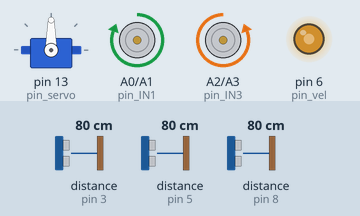
This sketch was run on a simulated Arduino Uno, built with avr-gcc and run on an emulated ATmega328P. Parts: servo, motor-driver pin pairs drawn as motors (green arrow = first pin HIGH = forward, orange = second pin HIGH = backward, longer = more drive), output pins drawn as LEDs (lit = HIGH). Wiring (inferred from the names in the program): 3 × ultrasonic range finder: trigger pin 2, echo pin 3 / trigger pin 4, echo pin 5 / trigger pin 7, echo pin 8. Dashed ring = blinking. The inputs (shaded band) are chosen by the test bench; at power-on: distance to the obstacle (sensors on pin 3, pin 5, pin 8) 80 cm. The echo pulse lasts 58.3 µs per cm; pins used as bus, display or sensor lines are not drawn.

Above: at 1.2 s.
1.3 s: distance to the obstacle (sensor on pin 3) set to 2 cm
At 2.7 s:
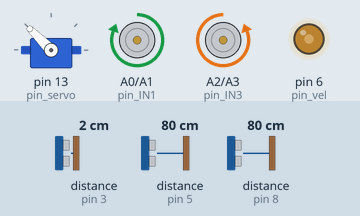
4.3 s: distance to the obstacle (sensor on pin 5) set to 39 cm
At 4.9 s:
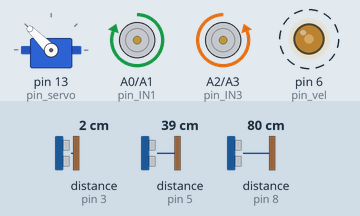
7.3 s: distance to the obstacle (sensor on pin 5) set to 30 cm
10.3 s: distance to the obstacle (sensor on pin 8) set to 4 cm
11.8 s: distance to the obstacle (sensor on pin 8) set to 2 cm
At 13.2 s:
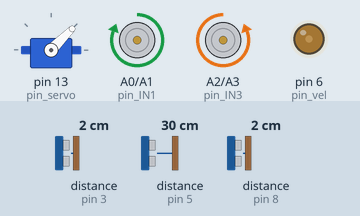
14.8 s: distance to the obstacle (sensor on pin 5) set to 18 cm
16.3 s: distance to the obstacle (sensor on pin 5) set to 14 cm
At 16.9 s:
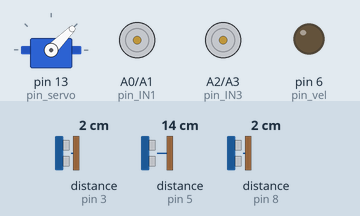
Timing chart, 0 to 19.3 s (numbered marks = the images above; inputs shaded):
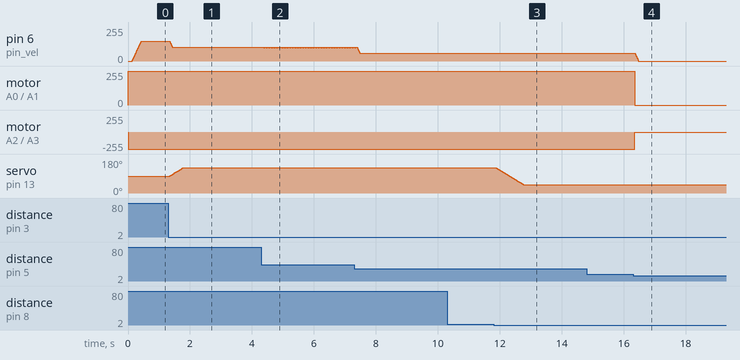

The sketch:

tcc-carrinho-autonomo.ino
```cpp
// --- Inclusão das bibliotecas ---
#include <Servo.h>
#include <math.h>

// --- Declaração das variáveis ---
const bool // Variáveis que determinam o sentido de rotação dos motores
           estado_pin_I1 = HIGH,
           estado_pin_I2 = LOW,
           estado_pin_I3 = LOW,
           estado_pin_I4 = HIGH;

const byte // Variáveis que determinam as distâncias máxima e mínima de detecção
           d_max = 40,
           d_min = 6,
           // Magnitude do vetor F_t (constante) (definido de acordo com testes no robô)
           magnitude_F_t = 40,
           // Valor do delay usado no final da medição de um sensor ultrassônico
           delay_ultrass = 10;

int // Variáveis usadas para mover o servomotor
    posicao_desejada,
    posicao_atual,
    // Variáveis usadas pra mudar a velocidade do motor
    vel_desejada,
    vel_atual;

float // Armazena o ângulo do vetor resultante
      angulo,
      // Matriz dos vetores (pares ordenados)
      // Linhas:
      // [0]: Vetor esquerda; [1]: Vetor frente; [2]: Vetor direita; [3]: F_r; [4]: F_t; [5]: Vetor resultante
      // Colunas:
      // [0]: x; [1]: y
      vetores[6][2],
      // Magnitude do vetor resultante R
      magnitude_R;

const float // Angulação dos vetores (radianos)
            // [0]: Angulação do vetor gerado pelo sensor da esquerda; [1]: '' '' da frente; [2]: '' '' da direita
            ang_vetores[3] = {(120-180)*(3.14159265/180)/*120º*/, (90-180)*(3.14159265/180)/*90º*/, (60-180)*(3.14159265/180)/*60º*/};

long // Variáveis usadas para o cálculo da distância nos sensores ultrassônicos
     duracao,
     distancia,
     // Variável que armazena os valores das distâncias medidas dos sensores (cm)
     // Linha:
     // [0]: Medição do sensor da esquerda; [1]: Medição da frente; [2]: Medição da direita
     // Coluna:
     // [0]: Medição N-2; [1]: Medição N-1; [2]: Medição N; [3]: Média das 3 medições
     sensores[3][4];

// Portas do Arduino
const byte pin_trigger_esq = 2,
           pin_echo_esq = 3,
           pin_trigger_frente = 4,
           pin_echo_frente = 5,
           pin_trigger_dir = 7,
           pin_echo_dir = 8,
           pin_vel = 6, // Os dois motores estão ligados ao mesmo pino de velocidade
           pin_servo = 13, // Controle do servo
           pin_IN1 = A0,
           pin_IN2 = A1,
           pin_IN3 = A2,
           pin_IN4 = A3;

Servo servo; // Cria um objeto servo


// --- Início do programa --- --- Início do programa --- --- Início do programa ---

// Rotina de Interrupção do Timer2 (8 bits)
// Será usado para mover o servomotor em etapas, de forma mais suave
// Também usado para mudar a rotação dos motores, de forma suave
ISR(TIMER2_OVF_vect) // Interrupt Service Routine (Timer2 por overflow)
{
  // Reinicializa o registrador do Timer2, o valor de contagem do Timer2
  // Conta de 100 até 256 (8 bits)
  TCNT2=100;


  // Aqui faz o que tem que fazer a cada interrupção

  // Move o servo em etapas, da posição atual até a posição desejada, a cada estouro do Timer2
  if(posicao_atual < posicao_desejada) // Tem que ir mais à direita
  {
    posicao_atual++;
    servo.write(180-posicao_atual);
  }
  else if(posicao_atual > posicao_desejada) // Tem que ir mais à esquerda
  {
    posicao_atual--;
    servo.write(180-posicao_atual);
  }
  // Se for igual, não faz nada, já está no ângulo certo

  // Mudança da velocidade
  // 0 - - - - - - - 255
  if(vel_atual < vel_desejada)
  {
    vel_atual = vel_atual + 5;
    analogWrite(pin_vel, vel_atual);
  }
  else if(vel_atual > vel_desejada)
  {
    vel_atual = vel_atual - 5;
    analogWrite(pin_vel, vel_atual);
  }
  // Se for igual, não faz nada, já está na velocidade certa
}

// Procedimento que faz a medição de distância de um sensor ultrassônico (cm)
void SonarSensor(int trigPin,int echoPin)
{
  digitalWrite(trigPin, LOW);
  delayMicroseconds(2);
  digitalWrite(trigPin, HIGH);
  delayMicroseconds(10); // Manda +5V por 10 microsegundos para ativar o Trigger
  digitalWrite(trigPin, LOW);
  delayMicroseconds(2);
  duracao = pulseIn(echoPin, HIGH); // Conta o tempo para o sensor receber o sinal do Trigger
  distancia = duracao*340/20000; // Em centímetros
  // Distancia = ("travel time"/2)*velocidade do som
  // "Travel time" = pulseIn(), dá o resultado em microssegundos. Converter para segundos: dividir por 1.000.000 (1s = 1000000us)
  // Queremos a distância em cm, em vez de m. Temos que multiplicar por 1000 (1m = 1000cm)
  // (340/2)/(1000000)*(1000) = 340/20000
}

void medir_distancias()
{
  // Zona de detecção: entre 0 e d_max
  // Se obstáculo está mais longe que d_max, o sensor vai medir só até d_max, assume valor máximo (d_max)
  // Faz média das 3 últimas medições

  // Sensor Esquerda:
  SonarSensor(pin_trigger_esq, pin_echo_esq);
  if(distancia > d_max)
  {
    distancia = d_max;
  }
  sensores[0][2] = distancia; // Coluna [2]: Medição atual
  // Fazer média e salvar na coluna [3] (média das medições)
  sensores[0][3] = (sensores[0][0] + sensores[0][1] + sensores[0][2])/3;
  // Deslocar valores medidos (medição atual vira última medição, ultima vira penúltima...), libera o lugar da medição atual para a próxima
  for(int i=0; i<2; i++)
  {
    sensores[0][i] = sensores[0][i+1];
  }
  delay(delay_ultrass);

  // Sensor Frente:
  SonarSensor(pin_trigger_frente, pin_echo_frente);
  if(distancia > d_max)
  {
    distancia = d_max;
  }
  sensores[1][2] = distancia; // Coluna [2]: Medição atual
  // Fazer média e salvar na coluna [3] (média das medições)
  sensores[1][3] = (sensores[1][0] + sensores[1][1] + sensores[1][2])/3;
  // Deslocar valores medidos (medição atual vira última medição, ultima vira penúltima...), libera o lugar da medição atual para a próxima
  for(int i=0; i<2; i++)
  {
    sensores[1][i] = sensores[1][i+1];
  }
  delay(delay_ultrass);

  // Sensor Direita:
  SonarSensor(pin_trigger_dir, pin_echo_dir);
  if(distancia > d_max)
  {
    distancia = d_max;
  }
  sensores[2][2] = distancia; // Coluna [2]: Medição atual
  // Fazer média e salvar na coluna [3] (média das medições)
  sensores[2][3] = (sensores[2][0] + sensores[2][1] + sensores[2][2])/3;
  // Deslocar valores medidos (medição atual vira última medição, ultima vira penúltima...), libera o lugar da medição atual para a próxima
  for(int i=0; i<2; i++)
  {
    sensores[2][i] = sensores[2][i+1];
  }
  delay(delay_ultrass);
}


// SETUP SETUP SETUP
void setup()
{
  Serial.begin (9600);

  pinMode(pin_trigger_esq, OUTPUT);
  pinMode(pin_trigger_frente, OUTPUT);
  pinMode(pin_trigger_dir, OUTPUT);
  pinMode(pin_echo_esq, INPUT);
  pinMode(pin_echo_frente, INPUT);
  pinMode(pin_echo_dir, INPUT);
  pinMode(pin_IN1, OUTPUT);
  pinMode(pin_IN2, OUTPUT);
  pinMode(pin_vel, OUTPUT);
  pinMode(pin_IN3, OUTPUT);
  pinMode(pin_IN4, OUTPUT);

  servo.attach(pin_servo); // Anexa o servomotor (físico), no pino "pin_servo", ao objeto "servo" (lógico)

  // Servomotor começa posicionado no meio
  posicao_desejada = 90;
  posicao_atual = posicao_desejada;
  servo.write(posicao_atual);

  // Começa parado, pronto pra andar pra frente
  vel_desejada = 0;
  vel_atual = vel_desejada;
  // Programa o sentido de rotação dos motores
  digitalWrite(pin_IN1, estado_pin_I1);
  digitalWrite(pin_IN2, estado_pin_I2);
  digitalWrite(pin_IN3, estado_pin_I3);
  digitalWrite(pin_IN4, estado_pin_I4);

  // Cofiguração de registradores (estouro do Timer2, a cada 10 ms)
  TCCR2A = 0x00;   // Timer operando em modo normal
  TCCR2B = 0x07;   // Prescaler 1:1024
  TCNT2  = 100;    // Valor inicial de contagem, até chegar em 256 e estourar, dá 10 ms
  TIMSK2 = 0x01;   // Habilita interrupção do Timer2
  // Estouro = Timer2_cont x prescaler x ciclo de máquina
  // Ciclo de máquina = 1/Fosc = 1/16E6 = 62,5ns = 62,5E-9s
  // Estouro = (256 - 100) x 1024 x 62,5E-9 = 9,98ms

  // Realiza as duas primeiras medições dos sensores
  for(int i=0; i<2; i++)
  {
    // Esquerda
    SonarSensor(pin_trigger_esq, pin_echo_esq);
    if(distancia > d_max)
    {
      distancia = d_max;
    }
    sensores[0][i] = distancia;
    delay(delay_ultrass);
    // Frente
    SonarSensor(pin_trigger_frente, pin_echo_frente);
    if(distancia > d_max)
    {
      distancia = d_max;
    }
    sensores[1][i] = distancia;
    delay(delay_ultrass);
    // Direita
    SonarSensor(pin_trigger_dir, pin_echo_dir);
    if(distancia > d_max)
    {
      distancia = d_max;
    }
    sensores[2][i] = distancia;
    delay(delay_ultrass);
  }

  // Cria o vetor F_t (vetor de atração para frente - o carrinho procura sempre ir pra frente)
  vetores[4][0] = magnitude_F_t*cos(90*(3.14159265/180)/*90º*/); // Componente x do vetor
  vetores[4][1] = magnitude_F_t*sin(90*(3.14159265/180)/*90º*/); // Componente y
}

void loop()
{
  // Medir distância dos obstáculos
  medir_distancias();

  /*Serial.print(sensores[0][3]);
  Serial.print(" - ");
  Serial.print(sensores[1][3]);
  Serial.print(" - ");
  Serial.println(sensores[2][3]);*/

  // Controle de direção //

  // O carrinho se movimenta baseado na ideia de forças puxando ele para os lados, indo na direção da força resultante
  // Os sensores geram vetores de repulsão: quanto mais próximo o obstáculo (menor a medição), maior o vetor de repulsa, na direção do sensor
  // Vetores em coordenadas cartesianas (pares ordenados)
  for(int i = 0; i < 3; i++) // 1 a 3 (sensores)
  {
    vetores[i][0] = (d_max - sensores[i][3])*cos(ang_vetores[i]); // Componente x do vetor
    vetores[i][1] = (d_max - sensores[i][3])*sin(ang_vetores[i]); // Componente y
  }

  // Deve ser criado o vetor F_r (soma vetorial de todos os vetores de repulsa)
  vetores[3][0] =  vetores[0][0] + vetores[1][0] + vetores[2][0];
  vetores[3][1] =  vetores[0][1] + vetores[1][1] + vetores[2][1];

  // Vetor F_t já foi criado no SETUP (vetor de atração para frente - o carrinho procura sempre ir pra frente)

  // Cálculo do vetor resultante entre F_r e F_t
  vetores[5][0] =  vetores[3][0] + vetores[4][0];
  vetores[5][1] =  vetores[3][1] + vetores[4][1];

  // Calcular ângulo da direção do vetor resultante da soma vetorial
  angulo = atan2(vetores[5][1], vetores[5][0]) * (180/3.14159265); // Arco tagente de vetores[3][1]/vetores[3][0] * conversão p/ graus
  // -180 <= angulo < 180
  // Se o valor do ângulo resultante estiver entre -180 e -90, está no terceiro quadrante, o carro tem que virar para a esquerda
  if(angulo < -90) // Terceiro quadrante
  {
    angulo = angulo + 360;
  }

  // Carrinho só pode virar entre 45º e 135º
  if(angulo > 135)
  {
    posicao_desejada = 135;
  }
  else if(angulo < 45)
  {
    posicao_desejada = 45;
  }
  else
  {
    posicao_desejada = angulo;
  }

  /*Serial.print(angulo);
  Serial.print(" - ");
  Serial.println(posicao_desejada);*/

  // Controle da velocidade //

  if((sensores[0][3] + sensores[1][3] + sensores[2][3]) < 3*d_min)
  {
    vel_desejada = 0; // Velocidade 0
    // Carrinho freia
    digitalWrite(pin_IN1, HIGH);
    digitalWrite(pin_IN2, HIGH);
    digitalWrite(pin_IN3, HIGH);
    digitalWrite(pin_IN4, HIGH);
  }
  else
  {
    if((angulo < 180) && (angulo > 0)) // Vetor positivo
    {
      magnitude_R = sqrt( sq(vetores[5][0]) + sq(vetores[5][1]) );
      vel_desejada = map(magnitude_R, 0, magnitude_F_t, 60, 150); // Velocidade é "proporcional" ao tamanho do vetor resultante*/
    }
    else // Vetor negativo
    {
      // Velocidade mínima
      vel_desejada = 60;
    }
    // Motores rodam no sentido programado
    digitalWrite(pin_IN1, estado_pin_I1);
    digitalWrite(pin_IN2, estado_pin_I2);
    digitalWrite(pin_IN3, estado_pin_I3);
    digitalWrite(pin_IN4, estado_pin_I4);
  }
  /*Serial.println(min(sensores[0][3], min(sensores[1][3], sensores[2][3])));*/
}
```

Measured:
- the behaviour switches between 3 and 2 cm on distance to the obstacle (sensor on pin 8) (found by bisection; images 2 and 3)
- the behaviour switches between 17 and 16 cm on distance to the obstacle (sensor on pin 5) (found by bisection; images 3 and 4)
- after the input at 1.3 s, pin 6 (pin_vel): moves from 150/255 to 105/255 over 0.08 s, starting after 0.05 s; servo on pin 13 (pin_servo): moves from 90° to 135° over 0.45 s, starting after 0.05 s
- after the input at 4.3 s, pin 6 (pin_vel): alternates 105/255 for 0.01 s and 100/255 for 0.01 s, starting after 0.08 s
- after the input at 10.3 s, every drawn part: stays the same
- after the input at 11.8 s, servo on pin 13 (pin_servo): moves from 135° to 45° over 0.89 s, starting after 0.06 s
- after the input at 14.8 s, every drawn part: stays the same
- after the input at 16.3 s, pin 6 (pin_vel): moves from 60/255 to 0/255 over 0.11 s, starting after 0.06 s; motor on A0 (pin_IN1) / A1 (pin_IN2): forward 255/255 → stopped after 0.06 s; motor on A2 (pin_IN3) / A3 (pin_IN4): backward 255/255 → stopped after 0.06 s
